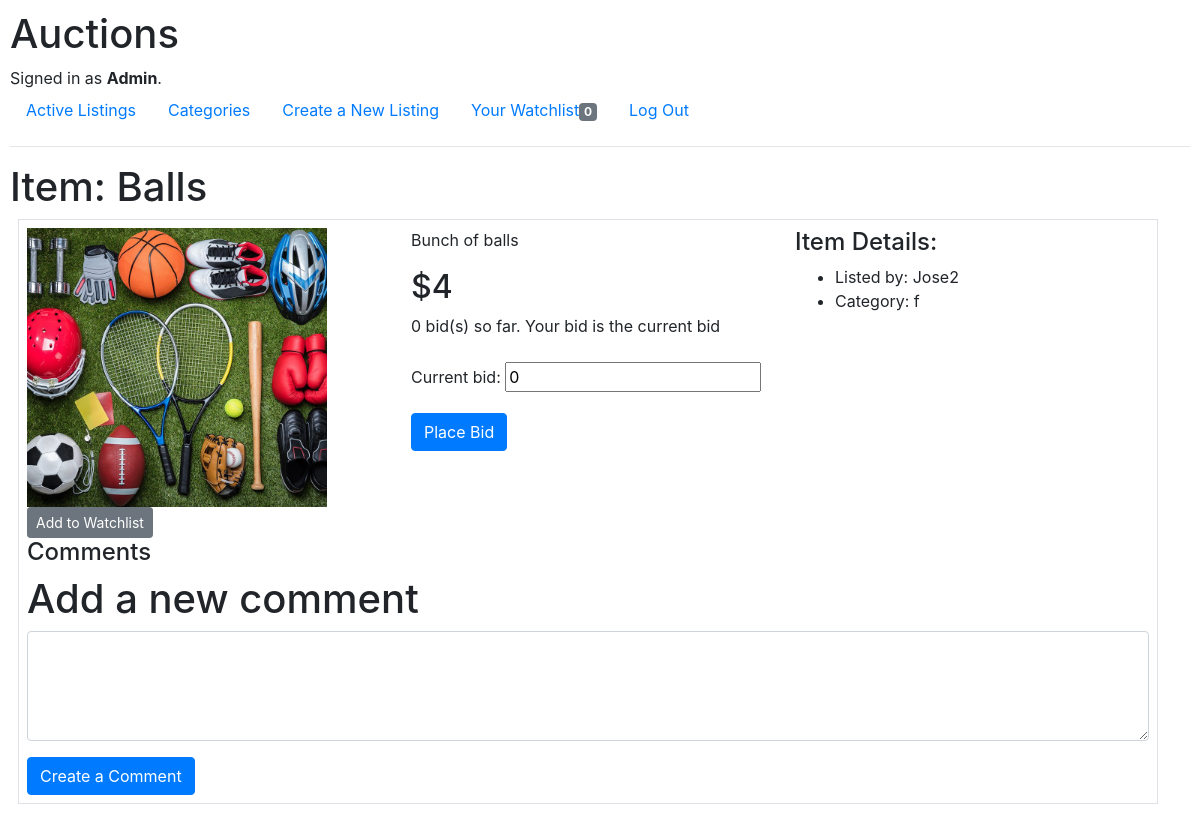
/list_item/6 (signed in), run on an earlier commit of the app's database.
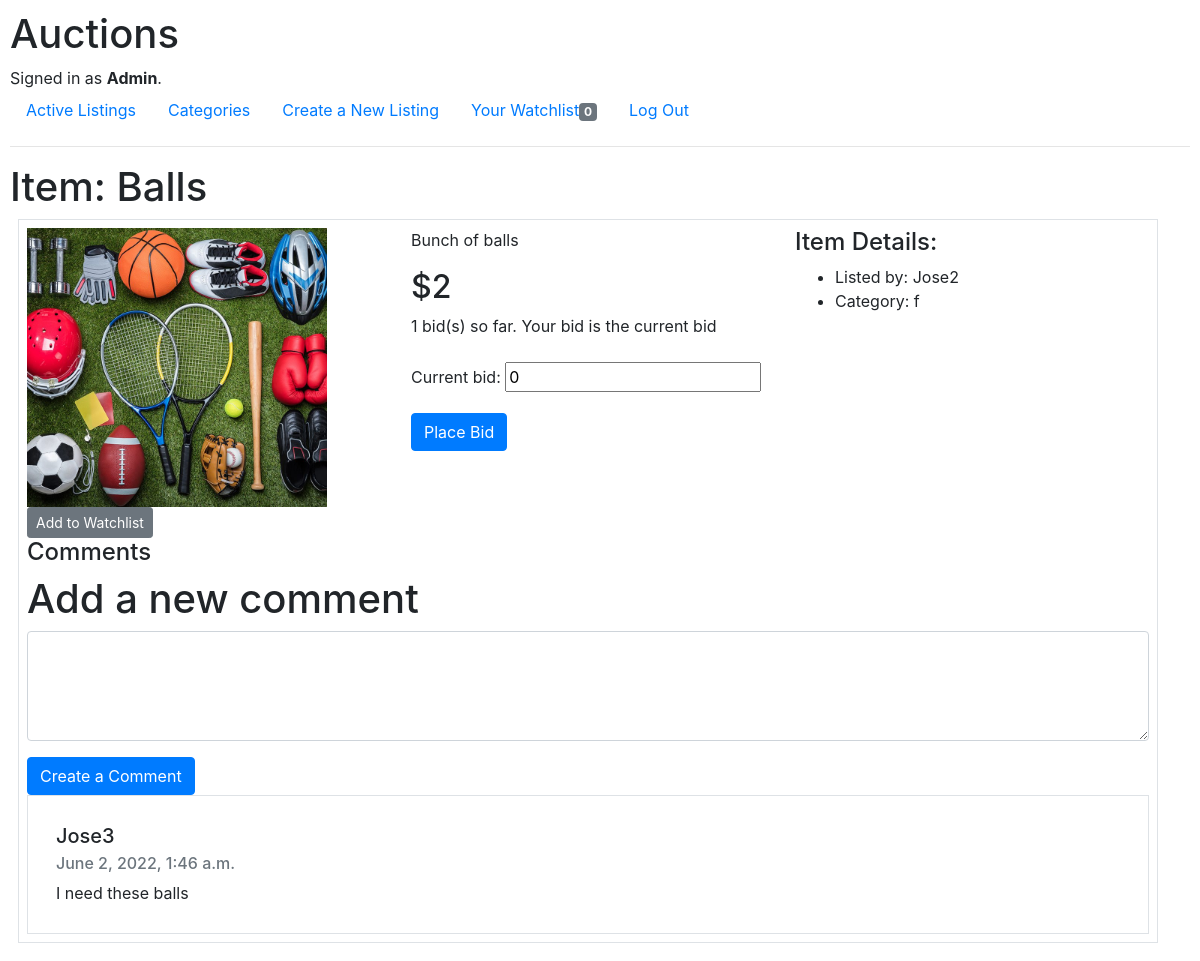
And on a later commit of the database.
### auctions/models.py (models this page shows)
class Auction_listings(models.Model):
    title = models.CharField(max_length=64)
    description = models.TextField()
    image = models.ImageField(null=True, blank=True)
    category = models.CharField(max_length=1, choices=CATS, default=CATS[7][1])
    active = models.BooleanField(blank=True, default=True)
    owner = models.ForeignKey(
        User, on_delete=models.CASCADE, related_name='owner')
    starting_bid = models.IntegerField(default=0)
    current_bid = models.IntegerField(default=0)
    bids = models.ManyToManyField(
        Bids, blank=True, related_name="bids")
    time_added = models.DateTimeField(auto_now_add=True, blank=True)
    comments = models.ManyToManyField(
        Comments, blank=True, related_name="comments")

class User(AbstractUser):
    pass

class Comments(models.Model):
    comment = models.TextField()
    user = models.ForeignKey(
        User, on_delete=models.CASCADE, related_name='commenter')
    comment_date = models.DateTimeField(auto_now_add=True)

### auctions/views.py (the view, shortened to what this page needs)
# urls.py: path("list_item/<int:listing_id>", views.list_item, name="list_item"),
@ login_required(login_url='/login')
def list_item(request, listing_id):
    listing = Auction_listings.objects.get(pk=listing_id)
    user = User.objects.get(username=request.user)
    if request.method == "POST":
        new_bid = int(request.POST["current_bid"])
        print("current bid", listing.current_bid)
        print("new bid", new_bid)
        if new_bid <= listing.current_bid:
            print("error")
            return render(request, "auctions/list_item.html", {
                "listing": listing,
                "form": BidForm(),
                "message": "Your Bid needs to be greater than current price",
                "msg_type": "danger"
            })
        form = BidForm(request.POST)
        if form.is_valid():
            print("inside bid")
            bid = form.save(commit=False)
            bid.bidder = user
            bid.save()
            listing.bids.add(bid)
            listing.current_bid = new_bid
            listing.save()
            print("good bid")
            return render(request, "auctions/list_item.html", {
                "listing": listing,
                "form": BidForm(),
                "message": "Your Bid is the current one",
                "msg_type": "success"
            })
        else:
            return render(request, "auctions/list_item.html", {
                "form": form
            })
    else:
        return render(request, "auctions/list_item.html", {
            "listing": listing,
            "form": BidForm(),
            "message": "",
        })

### auctions/forms.py
class BidForm(ModelForm):
    class Meta:
        model = Bids
        fields = ["current_bid"]

### auctions/templates/auctions/list_item.html (shortened to what this page needs)
{% extends "auctions/layout.html" %}
{% load static %}
{% block body %}
<h1> Item: {{ listing.title }}</h1>
<div class="container border p-2 m-2">
  <div class="row">
    <div class="col">
        {% if listing.image %}
            <img src="{% static listing.image.url %}" alt="" style="width:300px; height: auto;" />
        {% else %}
            <img style = "width: 20w;" src="{% static 'auctions/images/no-image.jpeg' %}" alt="" style="width:300px; height: auto;"/>
        {% endif %}
        {% if not list_owner %}
        <form action="{% url 'add_to_watchlist' listing.id %}" method="POST">
          <button type="submit" name="button" value="Watchlist" class="btn btn-secondary btn-sm">Add to Watchlist</button>
        </form>
        {% endif %}
    </div>
    <div class="col text-left">
        <p>{{ listing.description }}</p>
        {% if listing.current_bid == 0 %}
            <h2>${{ listing.starting_bid }}</h2>
        {% else %}
        <h2>${{ listing.current_bid }}</h2>
        {% endif %}
      {% if not list_owner %}
    <form action="{% url 'list_item' listing.id %}" method="POST">
      <div class="form-group">
        <label for="bid">{{ listing.bids.count }} bid(s) so far. Your bid is the current bid</label>
      </div>
      <div class="form-group">
        {{ form }}
      </div>
      <div class="form-group">
        <input type="submit" name="button" class="btn btn-primary" value="Place Bid">
      </div>
    </form>
    {% else %}
    <form action="{% url 'close_item' listing.id %}" method="POST">
      {% csrf_token %}
      <button type="submit" name="Close" id="Close" class="btn btn-danger">Close Auction</button>
    </form>
    {% endif %}
    </div>
    <div class="col text-left">
        <h4>Item Details:</h4>
        <ul>
            <li>Listed by: {{ listing.owner }}</li>
            <li>Category: {{ listing.category }}</li>
        </ul>
    </div>
  </div>
  <h4>Comments</h4>
  {% if user.username != listing.owner.username %}
          <h1>Add a new comment</h1>
          <form action="{% url 'comments' listing.id %}" method="POST">
            <div class="form-group">
              <textarea class="form-control" name="comment" rows="4"></textarea>
            </div>
            <input type="submit" value="Create a Comment" class="btn btn-primary">
          </form>
  {% endif %}
  {% for comment in listing.comments.all %}
      <div class="container m3-5 p-2 border">
        <div class="card-body">
          <h5 class="card-title">{{ comment.user }}</h5>
          <h6 class="card-subtitle mb-2 text-muted">{{ comment.comment_date }}</h6>
          {{ comment.comment }}
        </div>
      </div>
  {% endfor %}
</div>
{% endblock %}

What changed in the data, as far as the page shows it:
changed Auction_listings "Balls": current_bid (not shown) → "2"; bids.count "0" → "1"; starting_bid "4" → (not shown)
added Comments: user "Jose3", comment_date "June 2, 2022, 1:46 a.m.", comment "I need these balls"
